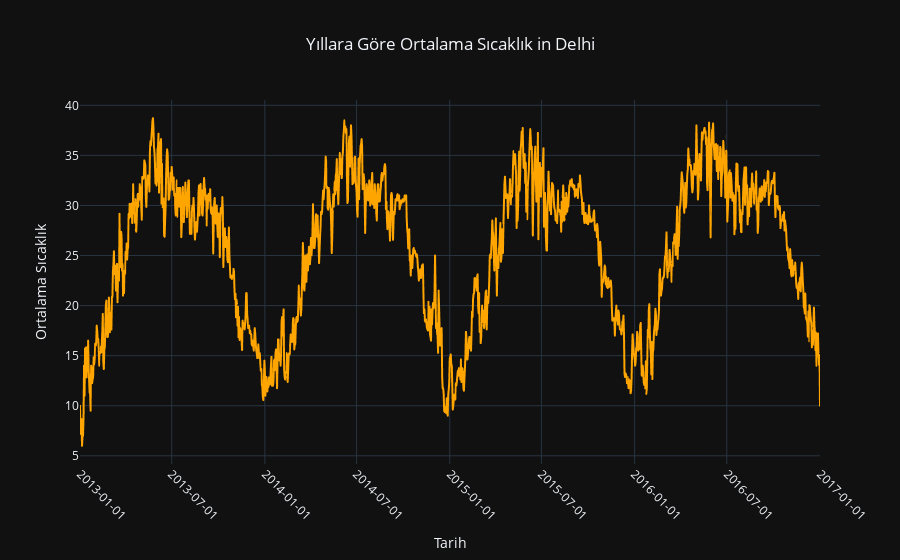

The notebook cell this image was saved under:
### Code cell
import plotly.express as px

# DataFrame'deki 'date' sütununu datetime formatına çevirme
df_w['date'] = pd.to_datetime(df_w['date'])

# Plotly Express ile çizim
fig = px.line(df_w, x='date', y='meantemp', title='Yıllara Göre Ortalama Sıcaklık in Delhi ')

# Grafiği güzelleştirme
fig.update_layout(
    title=dict(text='Yıllara Göre Ortalama Sıcaklık in Delhi', x=0.5),
    xaxis_title='Tarih',
    yaxis_title='Ortalama Sıcaklık',
    template='plotly_dark',  # İsteğe bağlı: Farklı bir şablon seçebilirsiniz
    legend_title=dict(text='Yıllar'),
    hovermode='x',  # Mouse ile üzerine gelindiğinde gösterme
)

# Eksen etiketlerini güzelleştirme
fig.update_xaxes(tickangle=45, tickformat="%Y-%m-%d", title_text="Tarih")
fig.update_yaxes(title_text="Ortalama Sıcaklık")

# Çizgi özelliklerini güzelleştirme
fig.update_traces(line=dict(width=2, color='orange'))

fig.show()

### Figure 1 — Plotly figure (JSON) as saved in the notebook; plotly's stock layout.template omitted (floating-point values rounded to 4 significant figures; data arrays with more than 128 entries replaced by an {"elided": "..."} marker saying what was removed)
{"data": [{"hovertemplate": "date=%{x}<br>meantemp=%{y}<extra></extra>", "legendgroup": "", "line": {"color": "orange", "dash": "solid", "width": 2}, "marker": {"symbol": "circle"}, "mode": "lines", "name": "", "showlegend": false, "type": "scattergl", "x": {"elided": "1462 str values"}, "xaxis": "x", "y": {"elided": "1462 float values"}, "yaxis": "y"}], "layout": {"hovermode": "x", "legend": {"title": {"text": "Yıllar"}, "tracegroupgap": 0}, "title": {"text": "Yıllara Göre Ortalama Sıcaklık in Delhi", "x": 0.5}, "xaxis": {"anchor": "y", "domain": [0, 1], "tickangle": 45, "tickformat": "%Y-%m-%d", "title": {"text": "Tarih"}}, "yaxis": {"anchor": "x", "domain": [0, 1], "title": {"text": "Ortalama Sıcaklık"}}}}
